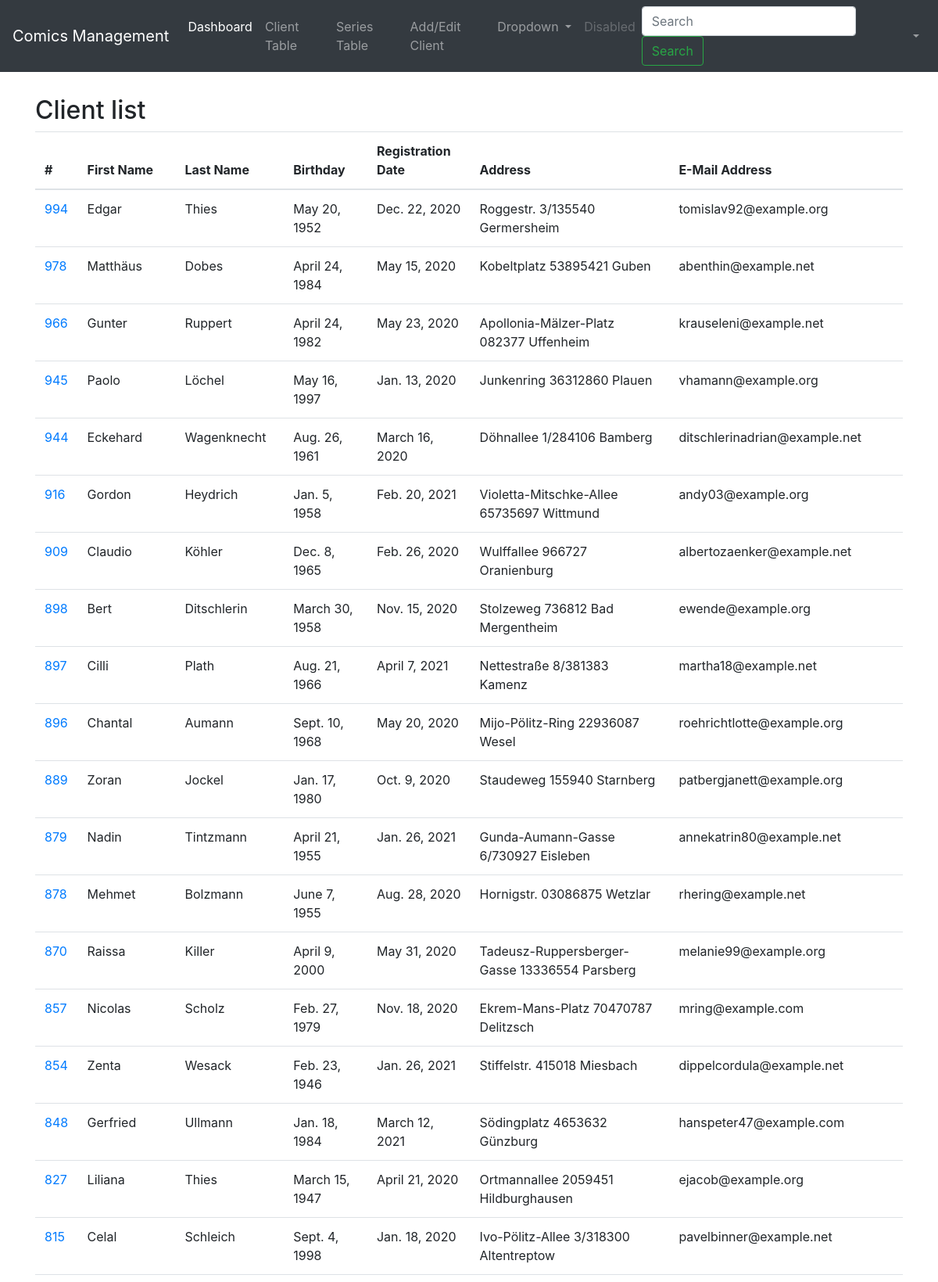
Screenshot of /app/client/ (upper part) with the database file from the repository.
### app/models.py (models this page shows, shortened)
class Client(models.Model):
    client_number = models.PositiveIntegerField(validators=[MinValueValidator(1)])
    first_name = models.CharField(max_length=30)
    last_name = models.CharField(max_length=30)
    birthdate = models.DateField(blank=True)
    registration_date = models.DateField()
    address = models.CharField(max_length=50, blank=True)
    email_address = models.EmailField("Client email")
    slug = models.SlugField()
    def slug(self):
        return slugify(self.client_number)

### app/views.py (the view)
# urls.py: path("client/", views.client_index, name="client"),
def client_index(request):
    latest_client_list = Client.objects.order_by("-client_number")
    context = {"latest_client_list": latest_client_list}
    return render(request, "client_table.html", context)

### app/templates/client_table.html (shortened to what this page needs)
{% load static %}
<!DOCTYPE html>
<html>
<head>
    <link rel="stylesheet" href="https://maxcdn.bootstrapcdn.com/bootstrap/4.5.2/css/bootstrap.min.css">
    <link rel="stylesheet" type="text/css" href="{% static 'css/client_table_style.css' %}">
</head>
<body>
    {% include 'navbar.html' %}
    <div class="container">
        <h2>Client list</h2>
        <div class="table-responsive">
            <table class="table">
                <thead>
                    <tr>
                        <th>#</th>
                        <th>First Name</th>
                        <th>Last Name</th>
                        <th>Birthday</th>
                        <th>Registration Date</th>
                        <th>Address</th>
                        <th>E-Mail Address</th>
                    </tr>
                </thead>
                <tbody>
                    {% for line in latest_client_list %}
                    <tr>
                        <td>
                            <a href="{% url 'subscription' line.client_number %}">
                                <div style="height:100%;width:100%">
                                    {{ line.client_number }}
                                </div>
                            </a>
                        </td>
                        <td>{{ line.first_name }}</td>
                        <td>{{ line.last_name }}</td>
                        <td>{{ line.birthdate }}</td>
                        <td>{{ line.registration_date }}</td>
                        <td>{{ line.address }}</td>
                        <td>{{ line.email_address }}</td>
                    </tr>
                    {% endfor %}
                </tbody>
            </table>
        </div>
    </div>
</body>
</html>

### app/static/css/client_table_style.css (style rules this page uses)
.container { margin-right: auto; margin-left: auto; margin-top: 0px; }

### rows the page displays
Client: client_number "994", first_name "Edgar", last_name "Thies", birthdate "May 20, 1952", registration_date "Dec. 22, 2020", address "Roggestr. 3/135540 Germersheim", email_address "tomislav92@example.org"
Client: client_number "978", first_name "Matthäus", last_name "Dobes", birthdate "April 24, 1984", registration_date "May 15, 2020", address "Kobeltplatz 53895421 Guben", email_address "abenthin@example.net"
Client: client_number "966", first_name "Gunter", last_name "Ruppert", birthdate "April 24, 1982", registration_date "May 23, 2020", address "Apollonia-Mälzer-Platz 082377 Uffenheim", email_address "krauseleni@example.net"
Client: client_number "945", first_name "Paolo", last_name "Löchel", birthdate "May 16, 1997", registration_date "Jan. 13, 2020", address "Junkenring 36312860 Plauen", email_address "vhamann@example.org"
Client: client_number "944", first_name "Eckehard", last_name "Wagenknecht", birthdate "Aug. 26, 1961", registration_date "March 16, 2020", address "Döhnallee 1/284106 Bamberg", email_address "ditschlerinadrian@example.net"
Client: client_number "916", first_name "Gordon", last_name "Heydrich", birthdate "Jan. 5, 1958", registration_date "Feb. 20, 2021", address "Violetta-Mitschke-Allee 65735697 Wittmund", email_address "andy03@example.org"
Client: client_number "909", first_name "Claudio", last_name "Köhler", birthdate "Dec. 8, 1965", registration_date "Feb. 26, 2020", address "Wulffallee 966727 Oranienburg", email_address "albertozaenker@example.net"
Client: client_number "898", first_name "Bert", last_name "Ditschlerin", birthdate "March 30, 1958", registration_date "Nov. 15, 2020", address "Stolzeweg 736812 Bad Mergentheim", email_address "ewende@example.org"
Client: client_number "897", first_name "Cilli", last_name "Plath", birthdate "Aug. 21, 1966", registration_date "April 7, 2021", address "Nettestraße 8/381383 Kamenz", email_address "martha18@example.net"
Client: client_number "896", first_name "Chantal", last_name "Aumann", birthdate "Sept. 10, 1968", registration_date "May 20, 2020", address "Mijo-Pölitz-Ring 22936087 Wesel", email_address "roehrichtlotte@example.org"
Client: client_number "889", first_name "Zoran", last_name "Jockel", birthdate "Jan. 17, 1980", registration_date "Oct. 9, 2020", address "Staudeweg 155940 Starnberg", email_address "patbergjanett@example.org"
Client: client_number "879", first_name "Nadin", last_name "Tintzmann", birthdate "April 21, 1955", registration_date "Jan. 26, 2021", address "Gunda-Aumann-Gasse 6/730927 Eisleben", email_address "annekatrin80@example.net"
Client: client_number "878", first_name "Mehmet", last_name "Bolzmann", birthdate "June 7, 1955", registration_date "Aug. 28, 2020", address "Hornigstr. 03086875 Wetzlar", email_address "rhering@example.net"
Client: client_number "870", first_name "Raissa", last_name "Killer", birthdate "April 9, 2000", registration_date "May 31, 2020", address "Tadeusz-Ruppersberger-Gasse 13336554 Parsberg", email_address "melanie99@example.org"
Client: client_number "857", first_name "Nicolas", last_name "Scholz", birthdate "Feb. 27, 1979", registration_date "Nov. 18, 2020", address "Ekrem-Mans-Platz 70470787 Delitzsch", email_address "mring@example.com"
Client: client_number "854", first_name "Zenta", last_name "Wesack", birthdate "Feb. 23, 1946", registration_date "Jan. 26, 2021", address "Stiffelstr. 415018 Miesbach", email_address "dippelcordula@example.net"
Client: client_number "848", first_name "Gerfried", last_name "Ullmann", birthdate "Jan. 18, 1984", registration_date "March 12, 2021", address "Södingplatz 4653632 Günzburg", email_address "hanspeter47@example.com"
Client: client_number "827", first_name "Liliana", last_name "Thies", birthdate "March 15, 1947", registration_date "April 21, 2020", address "Ortmannallee 2059451 Hildburghausen", email_address "ejacob@example.org"
Client: client_number "815", first_name "Celal", last_name "Schleich", birthdate "Sept. 4, 1998", registration_date "Jan. 18, 2020", address "Ivo-Pölitz-Allee 3/318300 Altentreptow", email_address "pavelbinner@example.net"
